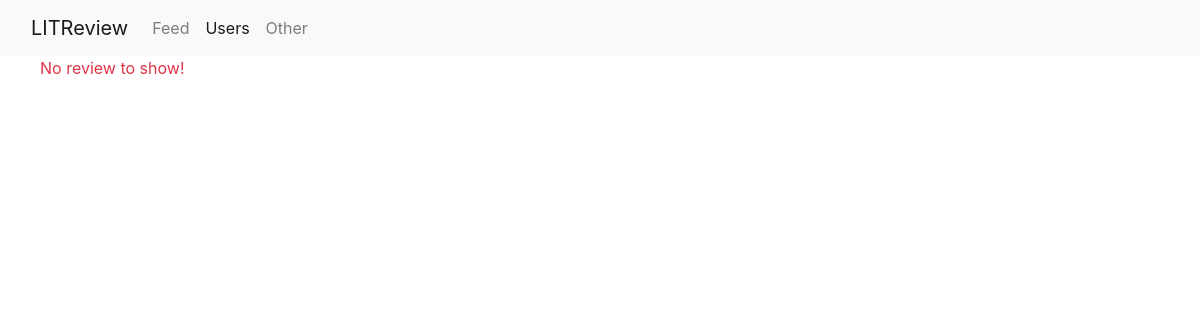
Before: /my_reviews (signed in) with the older database file.
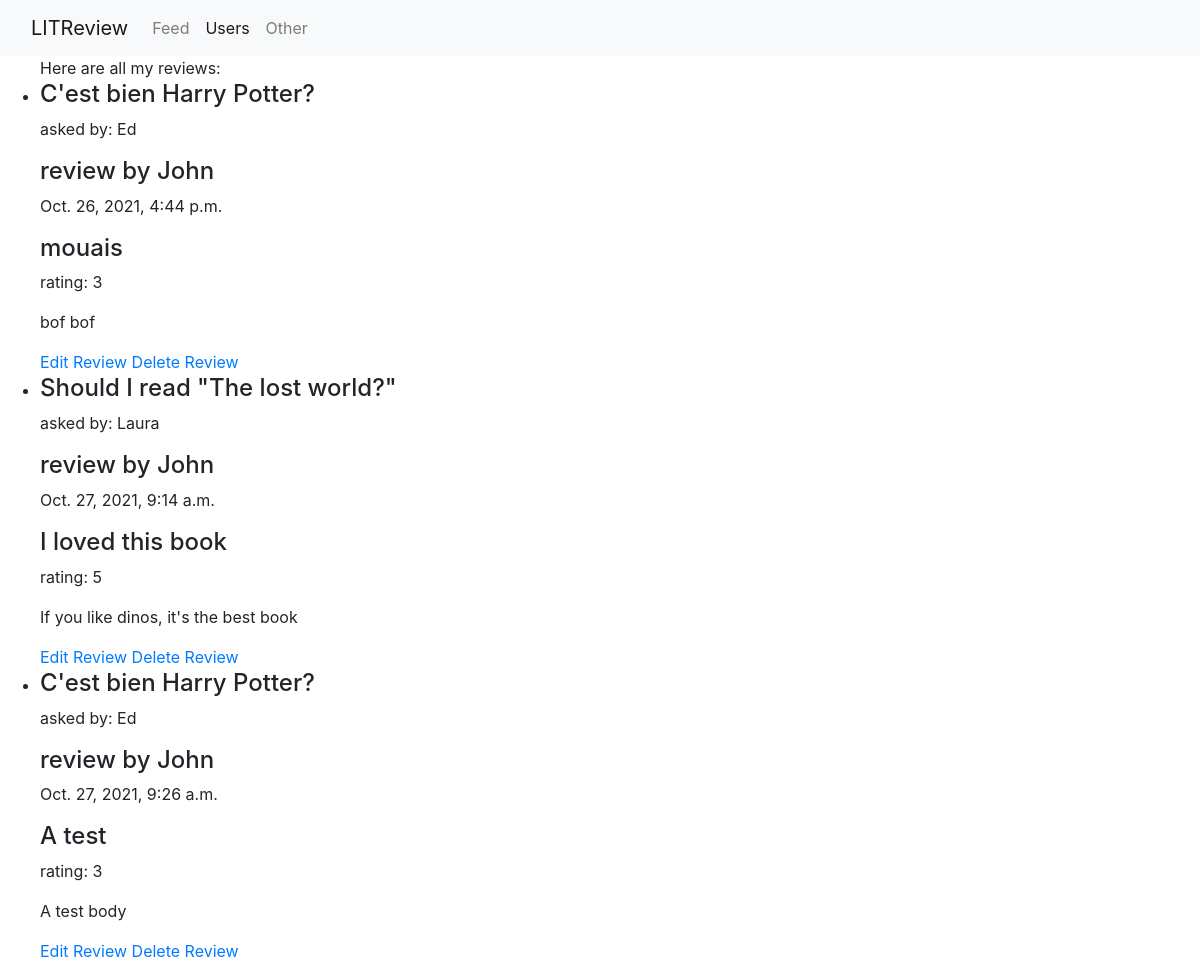
After: the same page with the newer database file.
### webapp/models.py (models this page shows)
class Review(models.Model):
    ticket = models.ForeignKey(to=Ticket, on_delete=models.CASCADE)
    rating = models.PositiveSmallIntegerField(
        validators=[MinValueValidator(0), MaxValueValidator(5)])
    headline = models.CharField(max_length=128)
    body = models.CharField(max_length=8192, blank=True)
    user = models.ForeignKey(
        to=settings.AUTH_USER_MODEL, on_delete=models.CASCADE, blank=True)
    time_created = models.DateTimeField(auto_now_add=True)

class Ticket(models.Model):
    title = models.CharField(max_length=128, blank=True)
    description = models.TextField(max_length=2059, blank=True)
    user = models.ForeignKey(
        to=settings.AUTH_USER_MODEL, on_delete=models.CASCADE, blank=True)
    image = models.ImageField(upload_to='images/', null=True, blank=True)
    time_created = models.DateTimeField(auto_now_add=True)

### webapp/views.py (the view)
# urls.py: path('my_reviews', views.my_reviews, name='my_reviews'),
def my_reviews(request):
    user = request.user
    reviews = Review.objects.all().filter(user_id=user.id)
    return render(request, 'my_reviews.html', {'reviews': reviews})

### webapp/templates/my_reviews.html
{% extends "main.html" %}
{% block content %}
<ul>
  {% if reviews %}
    <span>Here are all my reviews:</span>
    {% for review in reviews  %}
      <li>
        <h4>{{review.ticket.title}}</h4>
        <p>asked by: {{review.ticket.user}}</p>
        <h4>review by {{review.user}}</h4>
        <p>{{review.time_created}}</p>
        <h4>{{review.headline}}</h4>
        <p>rating: {{review.rating}}</p>
        <p>{{review.body}}</p>
        <a href="{% url 'edit_review' review_id=review.id %}">Edit Review</a>
        <a href="{% url 'delete_review' review_id=review.id %}">Delete Review</a>
      </li>
    {% endfor %}
  {% else %}
      <span class="text-danger"> No review to show!</span>
  {% endif %}
</ul>
{% endblock content %}

### templates/main.html (shortened to what this page needs)
<!DOCTYPE html>
<html>
<head>
  {% load static %}
<link rel="stylesheet" href="{% static 'css/bootstrap.min.css' %}">
<link rel="stylesheet" href="{% static 'css/bootstrap.css' %}">
</head>
<body>
<nav class="navbar navbar-expand-lg navbar-light bg-light">
  <div class="container-fluid">
    <a class="navbar-brand" href="#">LITReview</a>
    <div class="collapse navbar-collapse" id="navbarNav">
      <ul class="navbar-nav">
        <li class="nav-item">
          <a class="nav-link" aria-current="page" href="#">Feed</a>
        </li>
        <li class="nav-item">
          <a class="nav-link active" href="#">Users</a>
        </li>
        <li class="nav-item">
          <a class="nav-link" href="#">Other</a>
        </li>
      </ul>
    </div>
  </div>
</nav>
  {% block content %}
  {% endblock %}
</body>
</html>

Changed rows visible on the page:
added Review: ticket "C'est bien Harry Potter?", ticket.user "Ed", user "John", time_created "Oct. 26, 2021, 4:44 p.m.", headline "mouais", rating "3", body "bof bof"
added Review: ticket "Should I read \"The lost world?\"", ticket.user "Laura", user "John", time_created "Oct. 27, 2021, 9:14 a.m.", headline "I loved this book", rating "5", body "If you like dinos, it's the best book"
added Review: ticket "C'est bien Harry Potter?", ticket.user "Ed", user "John", time_created "Oct. 27, 2021, 9:26 a.m.", headline "A test", rating "3", body "A test body"
Other visible differences:
text no longer shown: "No review to show!"
text now shown: "Here are all my reviews:"
